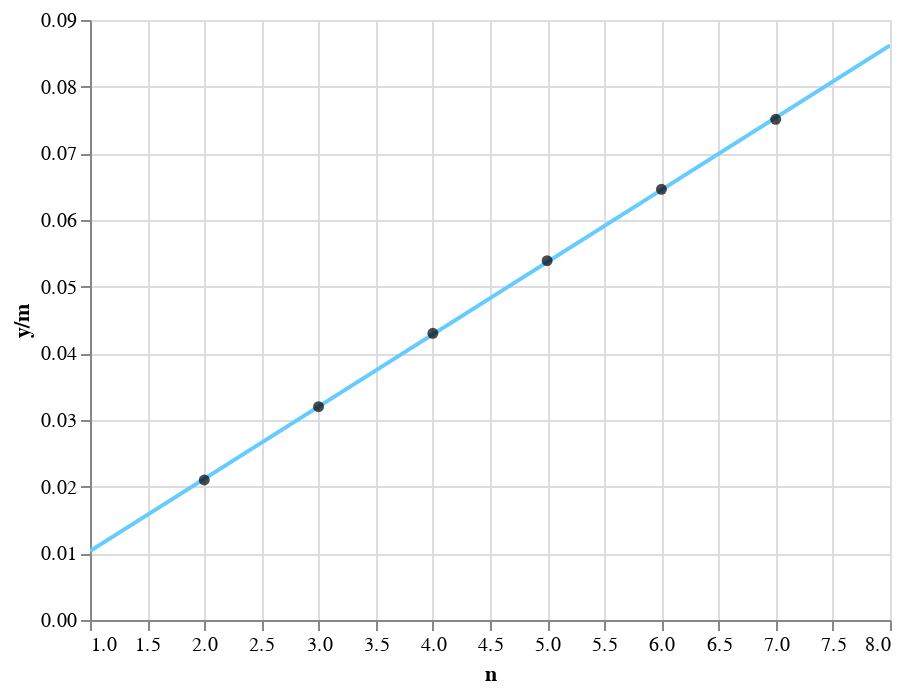

Here is the notebook cell this chart was saved with:
### Code cell
lRG(n,y,"n","y/m") + pG(n,y,"n","y/m")

### Figure 1 — Vega-Lite specification as saved in the notebook (floating-point values rounded to 4 significant figures)
{"config": {"view": {"continuousWidth": 400, "continuousHeight": 300}}, "layer": [{"data": {"name": "data-ad98d1a61b2ca62cb494c3bd3abf1ecc"}, "mark": {"type": "line", "color": "#66ccff"}, "encoding": {"tooltip": [{"type": "quantitative", "field": "n"}, {"type": "quantitative", "field": "y/m"}], "x": {"type": "quantitative", "field": "n"}, "y": {"type": "quantitative", "field": "y/m"}}, "selection": {"selector003": {"type": "interval", "bind": "scales", "encodings": ["x", "y"]}}}, {"data": {"name": "data-d26d33077fc303fe24c3669c52b4c673"}, "mark": {"type": "circle", "color": "#000000"}, "encoding": {"tooltip": [{"type": "quantitative", "field": "n"}, {"type": "quantitative", "field": "y/m"}], "x": {"type": "quantitative", "field": "n"}, "y": {"type": "quantitative", "field": "y/m"}}, "selection": {"selector004": {"type": "interval", "bind": "scales", "encodings": ["x", "y"]}}}], "$schema": "https://vega.github.io/schema/vega-lite/v4.0.2.json", "datasets": {"data-ad98d1a61b2ca62cb494c3bd3abf1ecc": [{"n": 1, "y/m": 0.01035}, {"n": 8, "y/m": 0.08619}], "data-d26d33077fc303fe24c3669c52b4c673": [{"n": 2, "y/m": 0.021}, {"n": 3, "y/m": 0.032}, {"n": 4, "y/m": 0.043}, {"n": 5, "y/m": 0.0539}, {"n": 6, "y/m": 0.0646}, {"n": 7, "y/m": 0.0751}]}}
